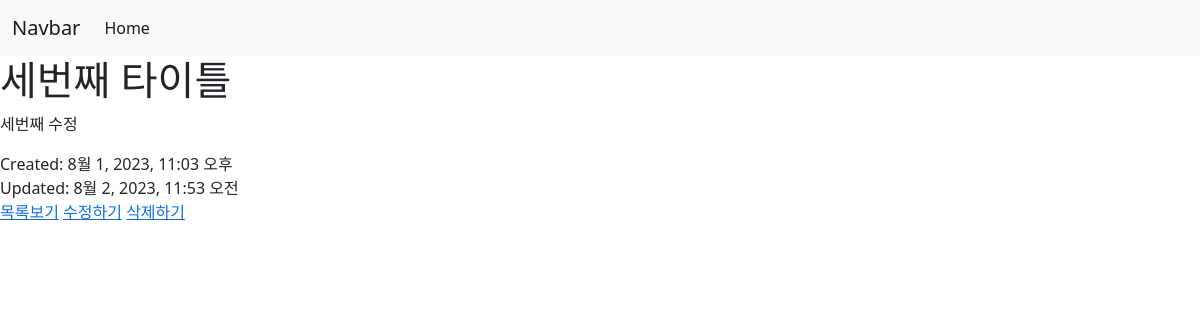
The app's page /3, older data.
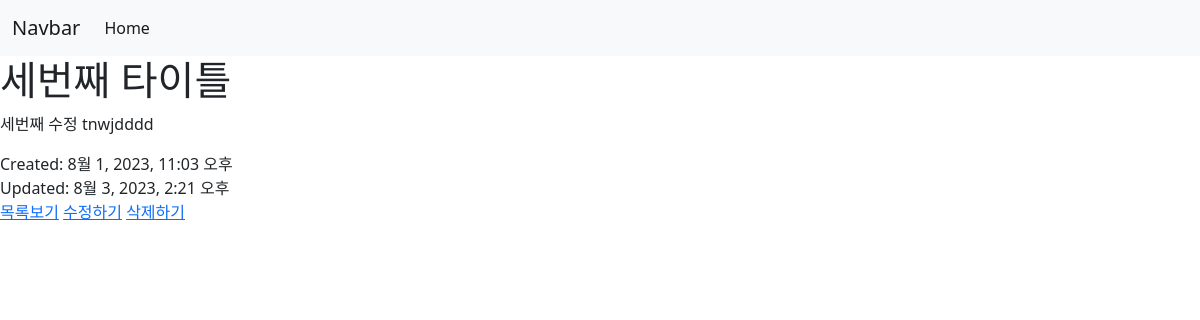
The same page, newer data.
### todoapp/models.py (models this page shows, shortened)
class ToDo(models.Model):
    title = models.CharField(max_length=100)
    description = models.CharField(max_length=1000)
    created_at = models.DateTimeField(auto_now_add=True, null=True) # 해당 레코드 생성시 현재 시간 자동저장
    updated_at = models.DateTimeField(auto_now=True, null=True) # 해당 레코드 갱신시 현재 시간 자동저장

### todoapp/views.py (the view)
# urls.py: path('<int:id>', views.todo_view, name='todo_view'), # todo/<int:id> todo 생략 가능
def todo_view(request, id):
    todo = get_object_or_404(ToDo, id=id)
    return render(request, 'todo/todo_view.html', {'todo': todo})

### todoapp/templates/todo/todo_view.html
{% extends 'todo/base.html' %}
{% block content %}
    <h1>{{ todo.title }}</h1>
    <p>{{ todo.description }}</p>
    <label>Created: {{ todo.created_at }}</label>
    <br>
    <label>Updated: {{ todo.updated_at }}</label>
    <br>
    <a href="{% url 'todo' %}">목록보기</a>
    <a href="{% url 'update' id=todo.id %}">수정하기</a>
    <a href="{% url 'delete' id=todo.id %}">삭제하기</a>
{% endblock %}

Row changes from the older to the newer data that the page shows:
changed ToDo "세번째 타이틀": description "세번째 수정" → "세번째 수정 tnwjdddd"; updated_at "8월 2, 2023, 11:53 오전" → "8월 3, 2023, 2:21 오후"
